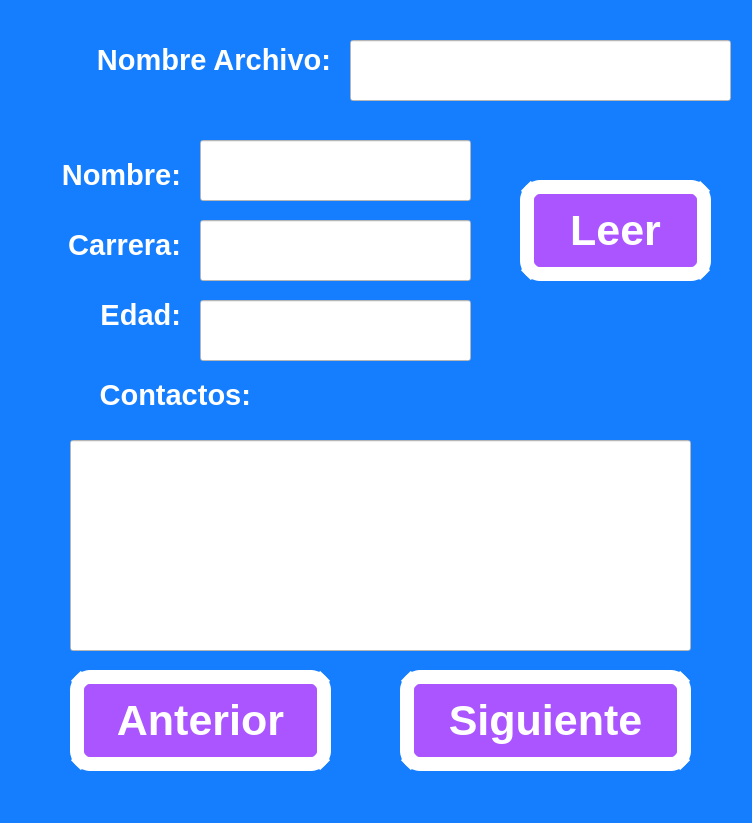
<?xml version="1.0" encoding="UTF-8"?>
<ui version="4.0">
 <class>MainWindow</class>
 <widget class="QMainWindow" name="MainWindow">
  <property name="geometry">
   <rect>
    <x>0</x>
    <y>0</y>
    <width>752</width>
    <height>823</height>
   </rect>
  </property>
  <property name="windowTitle">
   <string>MainWindow</string>
  </property>
  <property name="styleSheet">
   <string notr="true">background-color: rgb(21, 126, 255);
</string>
  </property>
  <widget class="QWidget" name="centralwidget">
   <widget class="QLabel" name="labelA">
    <property name="geometry">
     <rect>
      <x>20</x>
      <y>10</y>
      <width>311</width>
      <height>101</height>
     </rect>
    </property>
    <property name="text">
     <string>&lt;html&gt;&lt;head/&gt;&lt;body&gt;&lt;p align=&quot;right&quot;&gt;&lt;span style=&quot; font-size:22pt; font-weight:600; color:#ffffff;&quot;&gt;Nombre Archivo:&lt;/span&gt;&lt;/p&gt;&lt;/body&gt;&lt;/html&gt;</string>
    </property>
   </widget>
   <widget class="QLineEdit" name="txt_name">
    <property name="geometry">
     <rect>
      <x>350</x>
      <y>40</y>
      <width>381</width>
      <height>61</height>
     </rect>
    </property>
    <property name="styleSheet">
     <string notr="true">background-color: rgb(255, 255, 255);
font: 22pt &quot;MS Shell Dlg 2&quot;;</string>
    </property>
    <property name="text">
     <string/>
    </property>
    <property name="alignment">
     <set>Qt::AlignCenter</set>
    </property>
   </widget>
   <widget class="QLineEdit" name="txt_vista">
    <property name="geometry">
     <rect>
      <x>70</x>
      <y>440</y>
      <width>621</width>
      <height>211</height>
     </rect>
    </property>
    <property name="styleSheet">
     <string notr="true">background-color: rgb(255, 255, 255);
font: 22pt &quot;MS Shell Dlg 2&quot;;</string>
    </property>
    <property name="text">
     <string/>
    </property>
    <property name="alignment">
     <set>Qt::AlignCenter</set>
    </property>
   </widget>
   <widget class="QLabel" name="labelSuma">
    <property name="geometry">
     <rect>
      <x>30</x>
      <y>370</y>
      <width>221</width>
      <height>51</height>
     </rect>
    </property>
    <property name="text">
     <string>&lt;html&gt;&lt;head/&gt;&lt;body&gt;&lt;p align=&quot;right&quot;&gt;&lt;span style=&quot; font-size:22pt; font-weight:600; color:#ffffff;&quot;&gt;Contactos:&lt;/span&gt;&lt;/p&gt;&lt;/body&gt;&lt;/html&gt;</string>
    </property>
   </widget>
   <widget class="QPushButton" name="btn_read">
    <property name="geometry">
     <rect>
      <x>520</x>
      <y>180</y>
      <width>191</width>
      <height>101</height>
     </rect>
    </property>
    <property name="font">
     <font>
      <pointsize>32</pointsize>
      <weight>75</weight>
      <bold>true</bold>
     </font>
    </property>
    <property name="styleSheet">
     <string notr="true">background-color: rgb(170, 85, 255);
color: rgb(255, 255, 255);
border-radius:20px;
border: 14px solid white;</string>
    </property>
    <property name="text">
     <string>Leer</string>
    </property>
   </widget>
   <widget class="QLabel" name="labelA_2">
    <property name="geometry">
     <rect>
      <x>10</x>
      <y>140</y>
      <width>171</width>
      <height>71</height>
     </rect>
    </property>
    <property name="text">
     <string>&lt;html&gt;&lt;head/&gt;&lt;body&gt;&lt;p align=&quot;right&quot;&gt;&lt;span style=&quot; font-size:22pt; font-weight:600; color:#ffffff;&quot;&gt;Nombre:&lt;/span&gt;&lt;/p&gt;&lt;/body&gt;&lt;/html&gt;</string>
    </property>
   </widget>
   <widget class="QLabel" name="labelA_3">
    <property name="geometry">
     <rect>
      <x>10</x>
      <y>210</y>
      <width>171</width>
      <height>71</height>
     </rect>
    </property>
    <property name="text">
     <string>&lt;html&gt;&lt;head/&gt;&lt;body&gt;&lt;p align=&quot;right&quot;&gt;&lt;span style=&quot; font-size:22pt; font-weight:600; color:#ffffff;&quot;&gt;Carrera:&lt;/span&gt;&lt;/p&gt;&lt;/body&gt;&lt;/html&gt;</string>
    </property>
   </widget>
   <widget class="QLabel" name="labelA_4">
    <property name="geometry">
     <rect>
      <x>10</x>
      <y>280</y>
      <width>171</width>
      <height>71</height>
     </rect>
    </property>
    <property name="text">
     <string>&lt;html&gt;&lt;head/&gt;&lt;body&gt;&lt;p align=&quot;right&quot;&gt;&lt;span style=&quot; font-size:22pt; font-weight:600; color:#ffffff;&quot;&gt;Edad:&lt;/span&gt;&lt;/p&gt;&lt;/body&gt;&lt;/html&gt;</string>
    </property>
   </widget>
   <widget class="QLineEdit" name="txt_nombre">
    <property name="geometry">
     <rect>
      <x>200</x>
      <y>140</y>
      <width>271</width>
      <height>61</height>
     </rect>
    </property>
    <property name="styleSheet">
     <string notr="true">background-color: rgb(255, 255, 255);
font: 22pt &quot;MS Shell Dlg 2&quot;;</string>
    </property>
    <property name="text">
     <string/>
    </property>
    <property name="alignment">
     <set>Qt::AlignCenter</set>
    </property>
   </widget>
   <widget class="QLineEdit" name="txt_carrera">
    <property name="geometry">
     <rect>
      <x>200</x>
      <y>220</y>
      <width>271</width>
      <height>61</height>
     </rect>
    </property>
    <property name="styleSheet">
     <string notr="true">background-color: rgb(255, 255, 255);
font: 22pt &quot;MS Shell Dlg 2&quot;;</string>
    </property>
    <property name="text">
     <string/>
    </property>
    <property name="alignment">
     <set>Qt::AlignCenter</set>
    </property>
   </widget>
   <widget class="QLineEdit" name="txt_edad">
    <property name="geometry">
     <rect>
      <x>200</x>
      <y>300</y>
      <width>271</width>
      <height>61</height>
     </rect>
    </property>
    <property name="styleSheet">
     <string notr="true">background-color: rgb(255, 255, 255);
font: 22pt &quot;MS Shell Dlg 2&quot;;</string>
    </property>
    <property name="text">
     <string/>
    </property>
    <property name="alignment">
     <set>Qt::AlignCenter</set>
    </property>
   </widget>
   <widget class="QPushButton" name="btn_atras">
    <property name="geometry">
     <rect>
      <x>70</x>
      <y>670</y>
      <width>261</width>
      <height>101</height>
     </rect>
    </property>
    <property name="font">
     <font>
      <pointsize>32</pointsize>
      <weight>75</weight>
      <bold>true</bold>
     </font>
    </property>
    <property name="styleSheet">
     <string notr="true">background-color: rgb(170, 85, 255);
color: rgb(255, 255, 255);
border-radius:20px;
border: 14px solid white;</string>
    </property>
    <property name="text">
     <string>Anterior</string>
    </property>
   </widget>
   <widget class="QPushButton" name="btn_adelante">
    <property name="geometry">
     <rect>
      <x>400</x>
      <y>670</y>
      <width>291</width>
      <height>101</height>
     </rect>
    </property>
    <property name="font">
     <font>
      <pointsize>32</pointsize>
      <weight>75</weight>
      <bold>true</bold>
     </font>
    </property>
    <property name="styleSheet">
     <string notr="true">background-color: rgb(170, 85, 255);
color: rgb(255, 255, 255);
border-radius:20px;
border: 14px solid white;</string>
    </property>
    <property name="text">
     <string>Siguiente</string>
    </property>
   </widget>
  </widget>
  <widget class="QMenuBar" name="menubar">
   <property name="geometry">
    <rect>
     <x>0</x>
     <y>0</y>
     <width>752</width>
     <height>26</height>
    </rect>
   </property>
  </widget>
  <widget class="QStatusBar" name="statusbar"/>
 </widget>
 <resources/>
 <connections/>
</ui>
